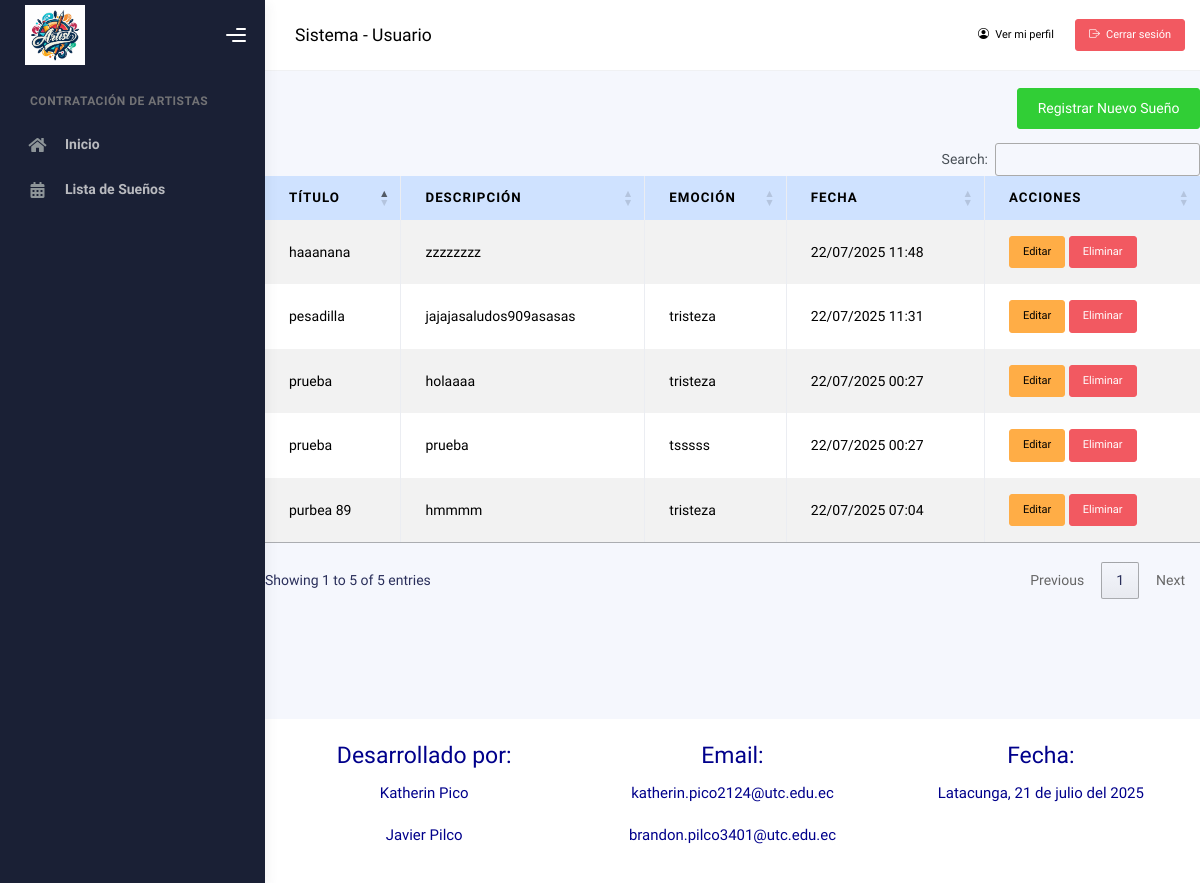
/usuario/suenos/ (signed in), run on the app's committed database.
### Aplicaciones/Sistema/models.py (models this page shows, shortened)
class Sueno(models.Model):
    usuario = models.ForeignKey(Usuario, on_delete=models.CASCADE, limit_choices_to={'rol': 'Usuario'})
    titulo = models.CharField(max_length=100)
    descripcion = models.TextField()
    emocion = models.ForeignKey(Emocion, on_delete=models.SET_NULL, null=True)
    fecha_creacion = models.DateTimeField(auto_now_add=True)
    class Meta:
        ordering = ['-fecha_creacion']

class Emocion(models.Model):
    nombre = models.CharField(max_length=50)
    descripcion = models.TextField(null=True, blank=True)
    valor = models.IntegerField(default=0)
    class Meta:
        ordering = ['nombre']

### Aplicaciones/Sistema/views.py (the view)
# urls.py: path('usuario/suenos/', views.listar_suenos, name='listar_suenos'),
def listar_suenos(request):
    usuario_id = request.session.get('usuario_id')
    if not usuario_id:
        return redirect('login')
    usuario = Usuario.objects.get(id=usuario_id)
    suenos = Sueno.objects.filter(usuario=usuario)
    return render(request, 'usuario/sueno/listarSuenos.html', {'suenos': suenos})

### Aplicaciones/Sistema/templates/usuario/sueno/listarSuenos.html (shortened to what this page needs)
{% extends 'usuario/plantilla.html' %}
{% load static %}
{% block contenido %}
<div class="container mt-5">
    <h2 class="text-center text-primary">Mis Sueños</h2>
    <div class="text-end mb-3">
        <a href="{% url 'nuevo_sueno' %}" class="btn btn-success">Registrar Nuevo Sueño</a>
    </div>
    <table class="table table-bordered table-striped table-hover" id="tbl_suenos">
        <thead class="table-primary">
            <tr>
                <th>Título</th>
                <th>Descripción</th>
                <th>Emoción</th>
                <th>Fecha</th>
                <th>Acciones</th>
            </tr>
        </thead>
        <tbody>
            {% for sueno in suenos %}
            <tr>
                <td>{{ sueno.titulo }}</td>
                <td>{{ sueno.descripcion }}</td>
                <td>{{ sueno.emocion.nombre }}</td>
                <td>{{ sueno.fecha_creacion|date:"d/m/Y H:i" }}</td>
                <td>
                    <a href="{% url 'editar_sueno' sueno.id %}" class="btn btn-warning btn-sm">Editar</a>
                    <form method="post" action="{% url 'eliminar_sueno' sueno.id %}" class="d-inline eliminar-form">
                        <button type="submit" class="btn btn-danger btn-sm">Eliminar</button>
                    </form>
                </td>
            </tr>
            {% empty %}
            <tr>
                <td colspan="5" class="text-center">No has registrado sueños aún.</td>
            </tr>
            {% endfor %}
        </tbody>
    </table>
</div>
{% endblock %}

### data on the page
Sueno: titulo "haaanana", descripcion "zzzzzzzz", fecha_creacion "22/07/2025 11:48"
Sueno: titulo "pesadilla", descripcion "jajajasaludos909asasas", emocion.nombre "tristeza", fecha_creacion "22/07/2025 11:31"
Sueno: titulo "purbea 89", descripcion "hmmmm", emocion.nombre "tristeza", fecha_creacion "22/07/2025 07:04"
Sueno: titulo "prueba", descripcion "holaaaa", emocion.nombre "tristeza", fecha_creacion "22/07/2025 00:27"
Sueno: titulo "prueba", descripcion "prueba", emocion.nombre "tsssss", fecha_creacion "22/07/2025 00:27"
